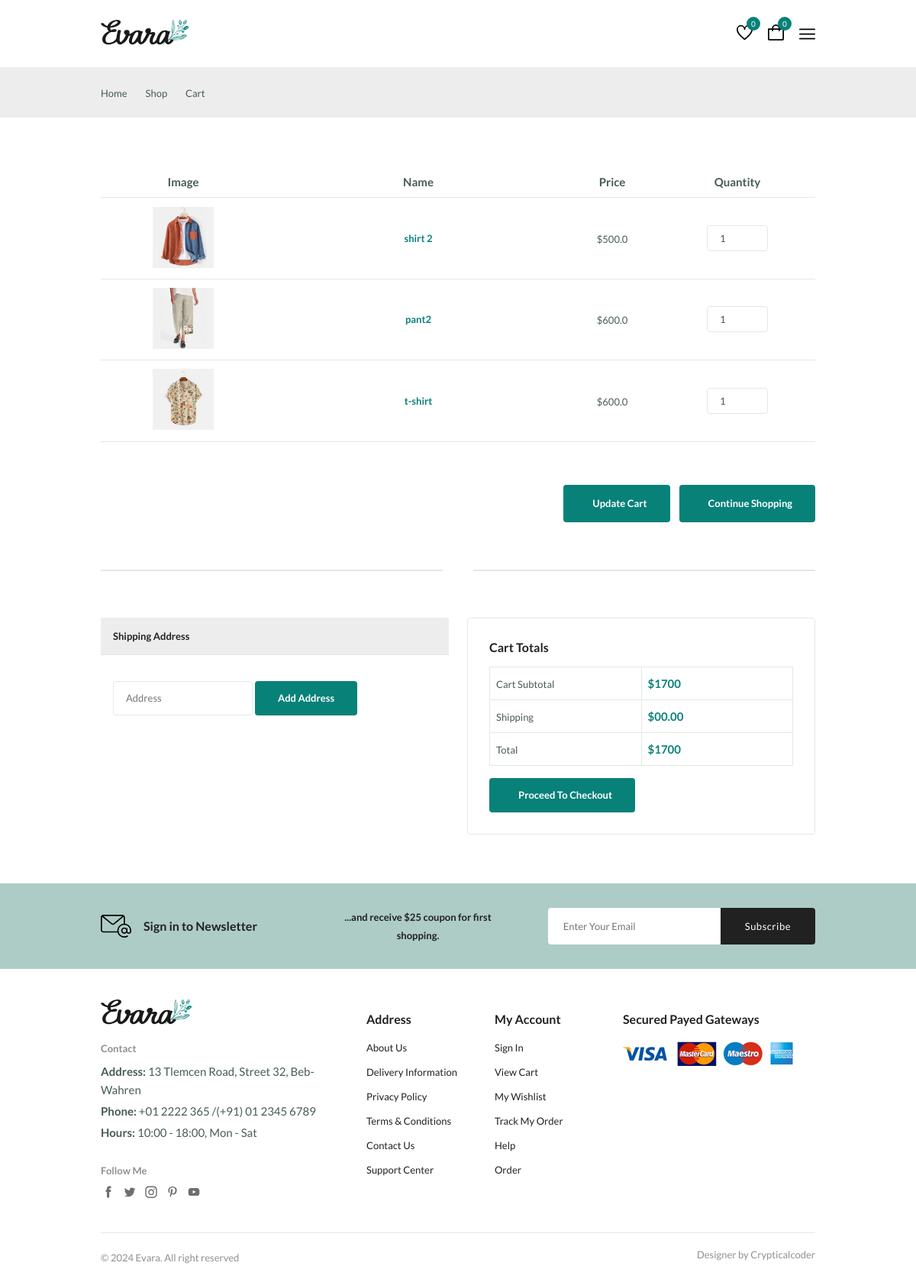
The page /cart (signed in) on the database as committed earlier.
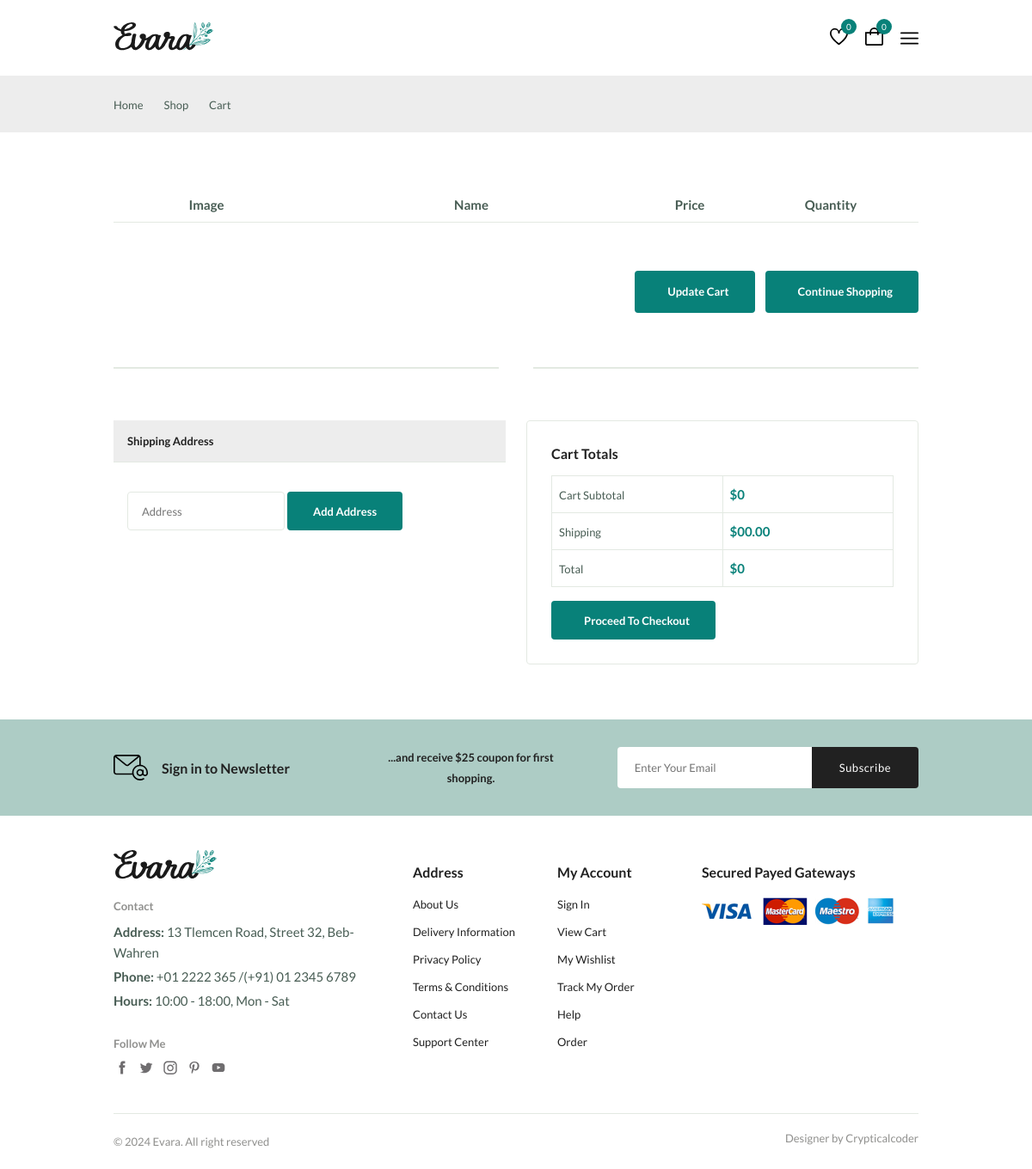
The same page on the database as committed later.
### papp/models.py (models this page shows)
class Cart(models.Model):
    product=models.ForeignKey(Product,on_delete=models.CASCADE)
    user = models.ForeignKey(User,on_delete=models.CASCADE)
    qty = models.IntegerField()
    def total_price(self):
        return self.qty*self.product.price

class Product(models.Model):
    category = models.ForeignKey(Category,on_delete=models.CASCADE)
    name = models.CharField(max_length=50)
    price = models.FloatField()
    qty = models.IntegerField()
    desc = models.TextField()
    image = models.ImageField(upload_to="pro_image")

### papp/views.py (the view)
# urls.py: path("cart",cart,name="cart"),
@login_required(login_url="login-register")
def cart(request):
    carts = Cart.objects.filter(user=request.user)
    sum = 0
    for c in carts:
        sum+=c.total_price()
    return render(request, 'cart.html',{"carts":carts,"total":int(sum)})

### papp/templates/cart.html (shortened to what this page needs)
{%extends 'base.html'%}
{%block body%}
    <main class="main">
      <section class="breadcrumb">
        <ul class="breadcrumb__list flex container">
          <li><a href="index.html" class="breadcrumb__link">Home</a></li>
          <li><span class="breadcrumb__link">Shop</span></li>
          <li><span class="breadcrumb__link">Cart</span></li>
        </ul>
      </section>
      <section class="cart section--lg container">
        <div class="table__container">
          <table class="table">
            <thead>
              <tr>
                <th>Image</th>
                <th>Name</th>
                <th>Price</th>
                <th>Quantity</th>
              </tr>
            </thead>
            <tbody>
              {%for c in carts%}
              <tr>
                <td>
                  <img
                    src="media/{{c.product.image}}"
                    alt=""
                    class="table__img"
                  />
                </td>
                <td>
                  <h3 class="table__title">
                    {{c.product.name}}
                  </h3>
                </td>
                <td>
                  <span class="table__price">${{c.product.price}}</span>
                </td>
                <td><input type="number" value="{{c.qty}}" class="quantity" onchange="changeqty(value,'{{c.id}}')"/></td>
              </tr>
              {%endfor%}
            </tbody>
          </table>
        </div>
        <div class="cart__actions">
          <a href="#" class="btn flex btn__md">
             Update Cart
          </a>
          <a href="#" class="btn flex btn__md">
             Continue Shopping
          </a>
        </div>
        <div class="divider">
          <i class="fi fi-rs-fingerprint"></i>
        </div>
        <div class="cart__group grid">
          <div>
             <div class="" >
              <h3 class="tab__header">Shipping Address</h3>
              <br>
              <div class="tab__body">
                  <input
                    type="text"
                    id="adr"
                    placeholder="Address"
                    class="form__input"
                  />
                    <button class="btn btn--md" onclick="addaddress()">Add Address</button>
                <br>
              </div>
            </div>
          </div>
          <div class="cart__total">
            <h3 class="section__title">Cart Totals</h3>
            <table class="cart__total-table">
                <tr>
                  <td><span class="cart__total-title">Cart Subtotal</span></td>
                  <td><span class="cart__total-price">${{total}}</span></td>
                </tr>
                <tr>
                  <td><span class="cart__total-title">Shipping</span></td>
                  <td><span class="cart__total-price">$00.00</span></td>
                </tr>
                <tr>
                  <td><span class="cart__total-title">Total</span></td>
                  <td><span class="cart__total-price">$<span id="amt">{{total}}</span></span></td>
                </tr>
            </table>
            <button class="btn flex btn--md" id="rzp-button1">
               Proceed To Checkout
            </button>
          </div>
        </div>
      </section>
      <section class="newsletter section">
        <div class="newsletter__container container grid">
          <h3 class="newsletter__title flex">
            <img
              src="./static/assets/img/icon-email.svg"
              alt=""
              class="newsletter__icon"
            />
            Sign in to Newsletter
          </h3>
          <p class="newsletter__description">
            ...and receive $25 coupon for first shopping.
          </p>
          <form action="" class="newsletter__form">
            <input
              type="text"
              placeholder="Enter Your Email"
              class="newsletter__input"
            />
            <button type="submit" class="newsletter__btn">Subscribe</button>
          </form>
        </div>
      </section>
    </main>
{%endblock%}

### papp/templates/base.html (shortened to what this page needs)
{%load static%}
<!DOCTYPE html>
<html lang="en">
  <head>
    <link
      rel="stylesheet"
      href="https://cdn-uicons.flaticon.com/2.0.0/uicons-regular-straight/css/uicons-regular-straight.css"
    />
    <link
      rel="stylesheet"
      href="https://cdn.jsdelivr.net/npm/swiper@11/swiper-bundle.min.css"
    />
    <link rel="stylesheet" href="static/assets/css/styles.css" />
  </head>
  <body>
    <header class="header">
      <nav class="nav container">
        <a href="index.html" class="nav__logo">
          <img
            class="nav__logo-img"
            src="static/assets/img/logo.svg"
            alt="website logo"
          />
        </a>
        <div class="header__user-actions">
          <a href="{%url 'wishlist'%}" class="header__action-btn" title="Wishlist">
            <img src="static/assets/img/icon-heart.svg" alt="" />
            <span class="count">0</span>
          </a>
          <a href="{%url 'cart'%}" class="header__action-btn" title="Cart">
            <img src="static/assets/img/icon-cart.svg" alt="" />
            <span class="count">0</span>
          </a>
          <div class="header__action-btn nav__toggle" id="nav-toggle">
            <img src="./static/assets//img/menu-burger.svg" alt="">
          </div>
        </div>
      </nav>
    </header>
   {%block body%}  {%endblock%}
    <footer class="footer container">
      <div class="footer__container grid">
        <div class="footer__content">
          <a href="index.html" class="footer__logo">
            <img src="./static/assets/img/logo.svg" alt="" class="footer__logo-img" />
          </a>
          <h4 class="footer__subtitle">Contact</h4>
          <p class="footer__description">
            <span>Address:</span> 13 Tlemcen Road, Street 32, Beb-Wahren
          </p>
          <p class="footer__description">
            <span>Phone:</span> +01 2222 365 /(+91) 01 2345 6789
          </p>
          <p class="footer__description">
            <span>Hours:</span> 10:00 - 18:00, Mon - Sat
          </p>
          <div class="footer__social">
            <h4 class="footer__subtitle">Follow Me</h4>
            <div class="footer__links flex">
              <a href="#">
                <img
                  src="./static/assets/img/icon-facebook.svg"
                  alt=""
                  class="footer__social-icon"
                />
              </a>
              <a href="#">
                <img
                  src="./static/assets/img/icon-twitter.svg"
                  alt=""
                  class="footer__social-icon"
                />
              </a>
              <a href="#">
                <img
                  src="./static/assets/img/icon-instagram.svg"
                  alt=""
                  class="footer__social-icon"
                />
              </a>
              <a href="#">
                <img
                  src="./static/assets/img/icon-pinterest.svg"
                  alt=""
                  class="footer__social-icon"
                />
              </a>
              <a href="#">
                <img
                  src="./static/assets/img/icon-youtube.svg"
                  alt=""
                  class="footer__social-icon"
                />
              </a>
            </div>
          </div>
        </div>
        <div class="footer__content">
          <h3 class="footer__title">Address</h3>
          <ul class="footer__links">
            <li><a href="#" class="footer__link">About Us</a></li>
            <li><a href="#" class="footer__link">Delivery Information</a></li>
            <li><a href="#" class="footer__link">Privacy Policy</a></li>
            <li><a href="#" class="footer__link">Terms & Conditions</a></li>
            <li><a href="#" class="footer__link">Contact Us</a></li>
            <li><a href="#" class="footer__link">Support Center</a></li>
          </ul>
        </div>
        <div class="footer__content">
          <h3 class="footer__title">My Account</h3>
          <ul class="footer__links">
            <li><a href="#" class="footer__link">Sign In</a></li>
            <li><a href="#" class="footer__link">View Cart</a></li>
            <li><a href="#" class="footer__link">My Wishlist</a></li>
            <li><a href="#" class="footer__link">Track My Order</a></li>
            <li><a href="#" class="footer__link">Help</a></li>
            <li><a href="#" class="footer__link">Order</a></li>
          </ul>
        </div>
        <div class="footer__content">
          <h3 class="footer__title">Secured Payed Gateways</h3>
          <img
            src="./static/assets/img/payment-method.png"
            alt=""
            class="payment__img"
          />
        </div>
      </div>
      <div class="footer__bottom">
        <p class="copyright">&copy; 2024 Evara. All right reserved</p>
        <span class="designer">Designer by Crypticalcoder</span>
      </div>
    </footer>
  </body>
</html>

Rows that differ between the two databases and show on the page:
removed Cart: product.image (picture), product.name "shirt 2", product.price "500.0", qty "1"
removed Cart: product.image (picture), product.name "pant2", product.price "600.0", qty "1"
removed Cart: product.image (picture), product.name "t-shirt", product.price "600.0", qty "1"
Other text that changed with them:
{{ total }}: "1700" → "0"
